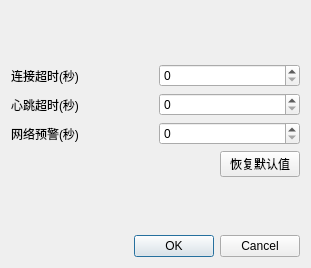
<?xml version="1.0" encoding="UTF-8"?>
<ui version="4.0">
 <class>ConfigDialog</class>
 <widget class="QDialog" name="ConfigDialog">
  <property name="geometry">
   <rect>
    <x>0</x>
    <y>0</y>
    <width>311</width>
    <height>268</height>
   </rect>
  </property>
  <property name="windowTitle">
   <string>本地配置</string>
  </property>
  <layout class="QVBoxLayout" name="verticalLayout">
   <item>
    <spacer name="verticalSpacer">
     <property name="orientation">
      <enum>Qt::Vertical</enum>
     </property>
     <property name="sizeHint" stdset="0">
      <size>
       <width>20</width>
       <height>40</height>
      </size>
     </property>
    </spacer>
   </item>
   <item>
    <layout class="QHBoxLayout" name="horizontalLayout">
     <item>
      <layout class="QGridLayout" name="gridLayout">
       <item row="1" column="0">
        <widget class="QLabel" name="label_2">
         <property name="layoutDirection">
          <enum>Qt::RightToLeft</enum>
         </property>
         <property name="text">
          <string>心跳超时(秒)</string>
         </property>
        </widget>
       </item>
       <item row="0" column="0">
        <widget class="QLabel" name="label">
         <property name="layoutDirection">
          <enum>Qt::RightToLeft</enum>
         </property>
         <property name="text">
          <string>连接超时(秒)</string>
         </property>
        </widget>
       </item>
       <item row="0" column="1">
        <widget class="QSpinBox" name="spinBox_conn"/>
       </item>
       <item row="1" column="1">
        <widget class="QSpinBox" name="spinBox_heart"/>
       </item>
       <item row="2" column="0">
        <widget class="QLabel" name="label_4">
         <property name="text">
          <string>网络预警(秒)</string>
         </property>
        </widget>
       </item>
       <item row="2" column="1">
        <widget class="QSpinBox" name="spinBox_yellow"/>
       </item>
      </layout>
     </item>
    </layout>
   </item>
   <item>
    <layout class="QHBoxLayout" name="horizontalLayout_2">
     <item>
      <spacer name="horizontalSpacer">
       <property name="orientation">
        <enum>Qt::Horizontal</enum>
       </property>
       <property name="sizeHint" stdset="0">
        <size>
         <width>40</width>
         <height>20</height>
        </size>
       </property>
      </spacer>
     </item>
     <item>
      <widget class="QPushButton" name="pushButton_default">
       <property name="text">
        <string>恢复默认值</string>
       </property>
      </widget>
     </item>
    </layout>
   </item>
   <item>
    <spacer name="verticalSpacer_2">
     <property name="orientation">
      <enum>Qt::Vertical</enum>
     </property>
     <property name="sizeHint" stdset="0">
      <size>
       <width>20</width>
       <height>40</height>
      </size>
     </property>
    </spacer>
   </item>
   <item>
    <widget class="QDialogButtonBox" name="buttonBox">
     <property name="orientation">
      <enum>Qt::Horizontal</enum>
     </property>
     <property name="standardButtons">
      <set>QDialogButtonBox::Cancel|QDialogButtonBox::Ok</set>
     </property>
    </widget>
   </item>
  </layout>
 </widget>
 <resources/>
 <connections>
  <connection>
   <sender>buttonBox</sender>
   <signal>accepted()</signal>
   <receiver>ConfigDialog</receiver>
   <slot>accept()</slot>
   <hints>
    <hint type="sourcelabel">
     <x>248</x>
     <y>254</y>
    </hint>
    <hint type="destinationlabel">
     <x>157</x>
     <y>274</y>
    </hint>
   </hints>
  </connection>
  <connection>
   <sender>buttonBox</sender>
   <signal>rejected()</signal>
   <receiver>ConfigDialog</receiver>
   <slot>reject()</slot>
   <hints>
    <hint type="sourcelabel">
     <x>316</x>
     <y>260</y>
    </hint>
    <hint type="destinationlabel">
     <x>286</x>
     <y>274</y>
    </hint>
   </hints>
  </connection>
 </connections>
</ui>
